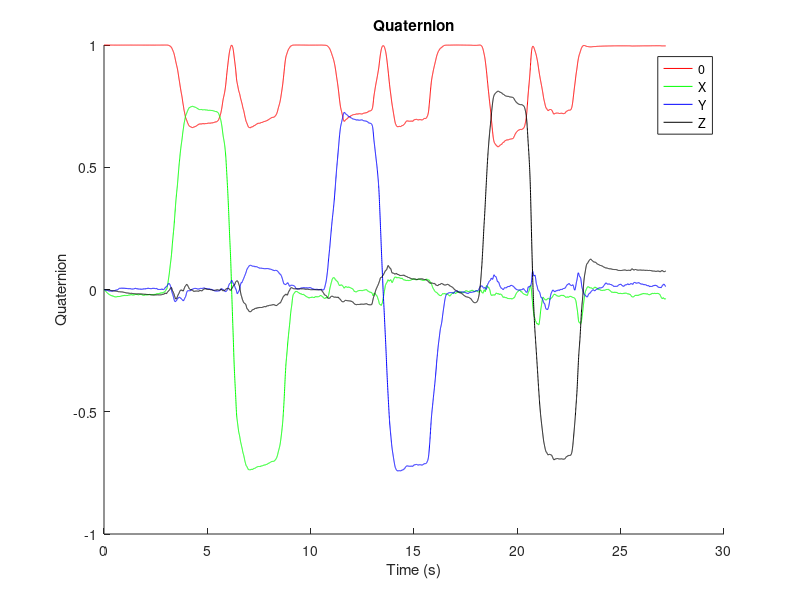

This chart was generated by the following MATLAB code:
quaternion=importdata('quaternion.txt');
time = quaternion(:,5);
figure('Name', 'Quaternion Data');

hold on;
plot(time, quaternion(:,1), 'r');
plot(time, quaternion(:,2), 'g');
plot(time, quaternion(:,3), 'b');
plot(time, quaternion(:,4), 'black');
legend('0','X', 'Y', 'Z');
xlabel('Time (s)');
ylabel('Quaternion');
title('Quaternion');
hold off;
%linkaxes(axis, 'x');